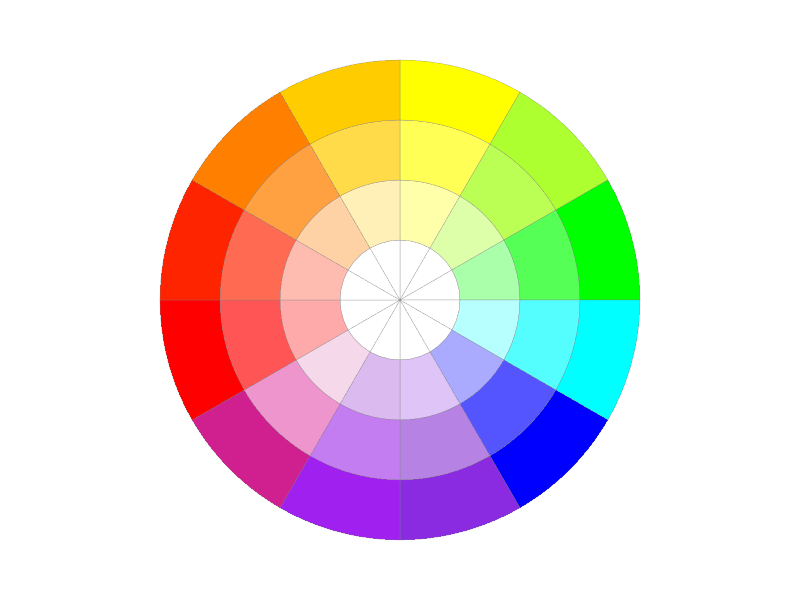

Write the R code that produced this figure.
library(ggplot2)

colorpalette=c(
  "#FFFFFF","#FFFFAA","#FFFF55","#FFFF00", #yellow
  "#FFFFFF","#DDFFAA","#BBFF55","#ADFF2F", #yellow-green
  "#FFFFFF","#AAFFAA","#55FF55","#00FF00", #green
  "#FFFFFF","#B7FFFF","#55FEFE","#00FFFF", #blue-green
  "#FFFFFF","#AAAAFF","#5555FF","#0000FF", #blue
  "#FFFFFF","#DFC4F7","#B683E5","#8A2BE2", #blue-violet
  "#FFFFFF","#DBBAF0","#C47DF1","#A020F0", #purple
  "#FFFFFF","#F6D8EB","#EE95CE","#D02090", #red-violet
  "#FFFFFF","#FFAAAA","#FF5555","#FF0000", #red
  "#FFFFFF","#FEBBB0","#FF6B52","#FF2400", #red-orange
  "#FFFFFF","#FFD2A6","#FFA041","#FF7F00", #orange
  "#FFFFFF","#FEF0B6","#FFDB4A","#FFCC00" #yellow-orange
)

xvalues<-rep(seq(0, 2*pi-pi/6,by=(pi/6)), 4)
xvalues<-rep(seq(30, 360,by=30), 4)
xvalues<-xvalues[order(xvalues)]
yvalues<-rep(c(0.5,1.5,2.5,3.5),length=length(xvalues))
#yvalues<-yvalues[sort(yvalues)]
df <- data.frame(
  x = xvalues,
  y = yvalues,
  z = factor(1:length(xvalues))
  #w = rep(diff(c(0, 4, 6, 8, 10, 14)), 2)
)
ggplot(df, aes(x, y)) +
  geom_tile(aes(fill = z), colour = "grey50")+
  scale_fill_manual(values=colorpalette)+
  theme_void()+
  theme(legend.position = "none")+
  coord_polar()